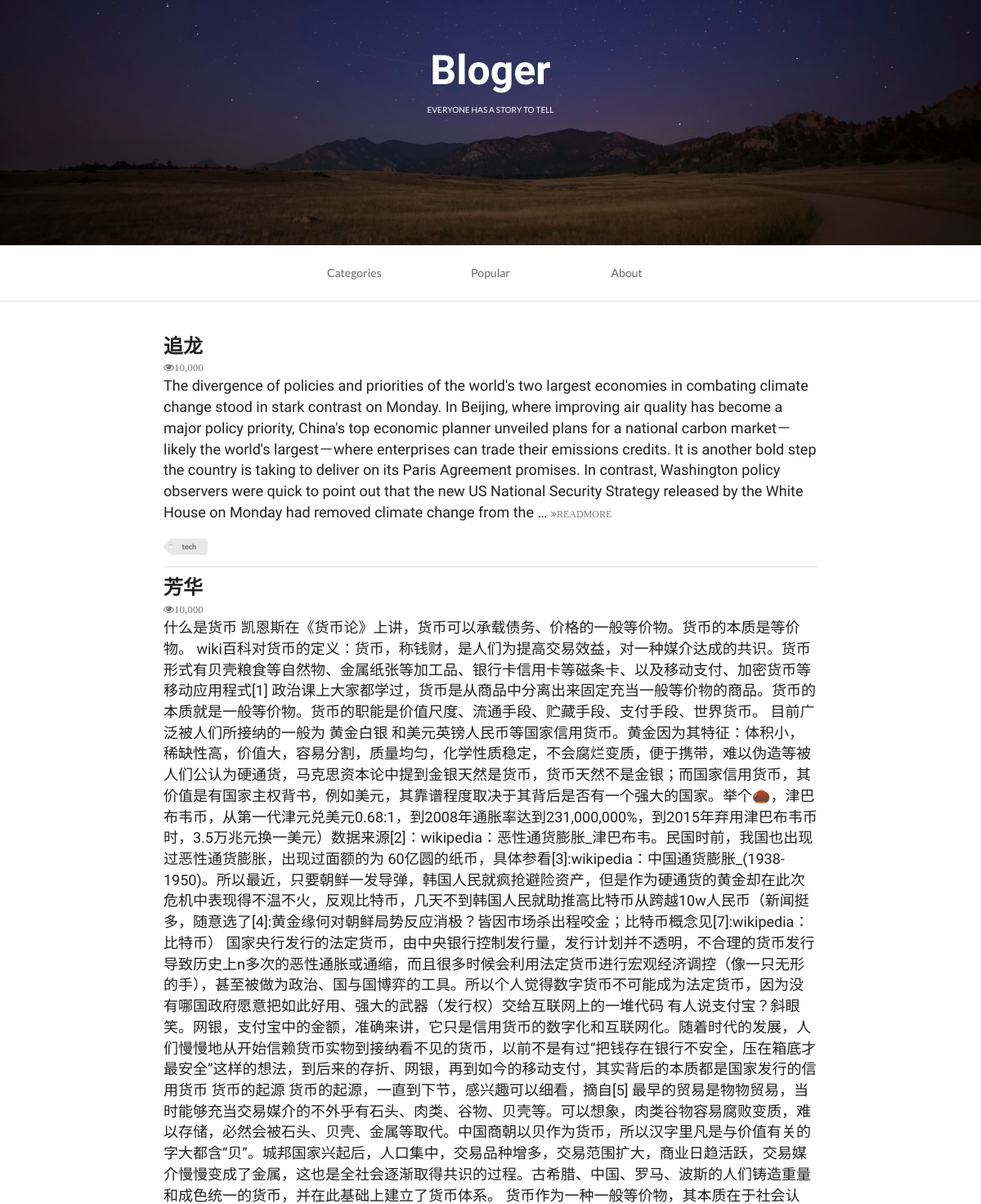
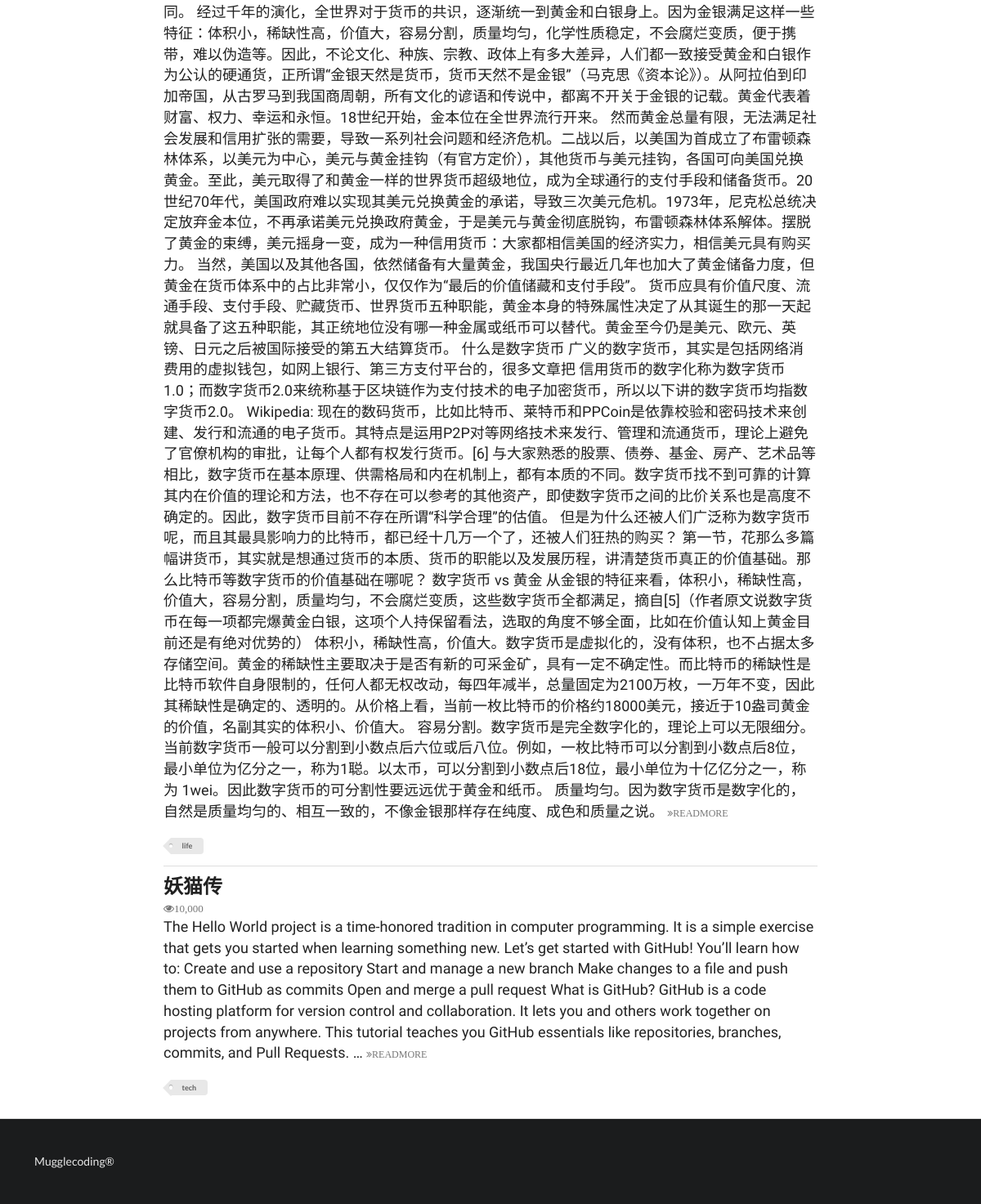
/index, run on the app's committed database (2 pictures, top to bottom).
### firstapp/models.py (models this page shows, shortened)
class Aritcle(models.Model):
    headline = models.CharField(null=True,blank=True,max_length=500)
    content = models.TextField(null=True, blank=True)
    TAG_CHOICES = (
        ('tech','Tech'),
        ('life','Life'),
        )
    tag = models.CharField(null=True,blank=True,max_length=5,choices=TAG_CHOICES)

### firstapp/views.py (the view)
# urls.py: url(r'^index', index,name='index'),
def index(request):
    print(request)
    print("==="*30)
    print(dir(request))
    print("==="*30)
    print(type(request))
    queryset = request.GET.get('tag')
    print(queryset)
    if queryset:
        article_list = Aritcle.objects.filter(tag=queryset)  #过滤器
    else:
        article_list = Aritcle.objects.all()  #获取Article数据库所有的数据
    context = {}
    context['article_list'] = article_list
    index_page = render(request,'firstweb.html',context)
    return index_page

### firstapp/templates/firstweb.html (shortened to what this page needs)
<!DOCTYPE html>
{% load staticfiles %}
<html>
    <head>
        <link rel="stylesheet" href="{% static 'css/semantic.css'%}" media="screen" title="no title" charset="utf-8">
    </head>
    <body>
        <div class="ui inverted vertical segment masthead">
            <h1 class="ui center aligned header blogslogon" style="font-size:50px;font-family: 'Raleway', sans-serif!important;">
                Bloger
                <p class="ui sub header">
                    everyone has a story to tell
                </p>
            </h1>
        </div>
        <div class="ui container nav">
            <div class="ui borderless text three item menu ">
                <div class="ui simple dropdown  item">
                    Categories
                </div>
                <a class="item">
                    Popular
                </a>
                <a class="item">
                    About
                </a>
            </div>
        </div>
        <div class="ui divider"></div>
        <div class="ui  vertical segment">
          {% for article in article_list%}
            <div class="ui container vertical segment">
                <a href="{% url 'detail' article.id %}">
                    <h2 class="ui header">
                        {{ article.headline }}
                    </h2>
                </a>
                <i class="icon grey small unhide">10,000</i>
                <p>
                    {{ article.content|truncatewords:100 }}
                    <a href="{% url 'detail' article.id %}">
                        <i class="angle tiny double grey right icon">READMORE</i>
                    </a>
                </p>
                <div class="ui mini tag label">
                    {{ article.tag }}
                </div>
            </div>
          {% endfor %}
        </div>
        <div class="ui inverted  vertical very padded  segment">
            Mugglecoding®
        </div>
    </body>
</html>

### data on the page
Aritcle: headline "追龙", content "The divergence of policies and priorities of the world's two largest economies in combating climate change stood in stark contrast on Monday. In Beijing, where improving air quality has become a major policy priority, China's top economic planner unveiled plans for a national carbon market－likely the world's largest－where enterprises can trade their emissions credits. It is another bold step the country is taking to deliver on its Paris Agreement promises. In contrast, Washington policy observers were quick to point out that the new US National Security Strategy released by the White House on Monday had removed climate change from the …", tag "tech"
Aritcle: headline "芳华", content "什么是货币 凯恩斯在《货币论》上讲，货币可以承载债务、价格的一般等价物。货币的本质是等价物。 wiki百科对货币的定义：货币，称钱财，是人们为提高交易效益，对一种媒介达成的共识。货币形式有贝壳粮食等自然物、金属纸张等加工品、银行卡信用卡等磁条卡、以及移动支付、加密货币等移动应用程式[1] 政治课上大家都学过，货币是从商品中分离出来固定充当一般等价物的商品。货币的本质就是一般等价物。货币的职能是价值尺度、流通手段、贮藏手段、支付手段、世界货币。 目前广泛被人们所接纳的一般为 黄金白银 和美元英镑人民币等国家信用货币。黄金因为其特征：体积小，稀缺性高，价值大，容易分割，质量均匀，化学性质稳定，不会腐烂变质，便于携带，难以伪造等被人们公认为硬通货，马克思资本论中提到金银天然是货币，货币天然不是金银；而国家信用货币，其价值是有国家主权背书，例如美元，其靠谱程度取决于其背后是否有一个强大的国家。举个🌰，津巴布韦币，从第一代津元兑美元0.68:1，到2008年通胀率达到231,000,000%，到2015年弃用津巴布韦币时，3.5万兆元换一美元）数据来源[2]：wikipedia：恶性通货膨胀_津巴布韦。民国时前，我国也出现过恶性通货膨胀，出现过面额的为…", tag "life"
Aritcle: headline "妖猫传", content "The Hello World project is a time-honored tradition in computer programming. It is a simple exercise that gets you started when learning something new. Let’s get started with GitHub! You’ll learn how to: Create and use a repository Start and manage a new branch Make changes to a file and push them to GitHub as commits Open and merge a pull request What is GitHub? GitHub is a code hosting platform for version control and collaboration. It lets you and others work together on projects from anywhere. This tutorial teaches you GitHub essentials like repositories, branches, commits, and Pull Requests. …", tag "tech"
